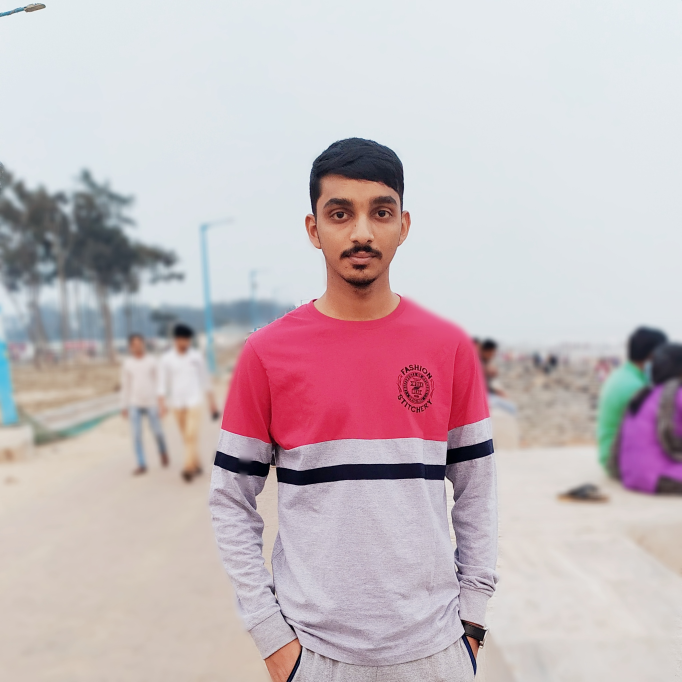
#> input picture Beginner Level Task/Task4/111.jpg, 2046 x 2046 px (shown at 1/3 size)
$ jupyter execute Task4_Pencil_sketch.ipynb
#> lines starting #> are read from the running program, lines starting #| are printed output that depends on the picture
#**Task 4**
##**Author:** Aniruddha Jana
##**Task description:**
We need to read the image in RBG format and then convert it to a grayscale image. This will turn an image into a classic black and white photo. Then the next thing to do is invert the grayscale image also called negative image, this will be our inverted grayscale image. Inversion can be used to enhance details. Then we can finally create the pencil sketch by mixing the grayscale image with the inverted blurry image. This can be done by dividing the grayscale image by the inverted blurry image. Since images are just arrays, we can easily do this programmatically using the divide function from the cv2 library in Python.

###Importing Modules

[cell 1]
import cv2
from google.colab.patches import cv2_imshow

Reading Original image

[cell 2]
img = cv2.imread('111.jpg')
#> img is the input picture: shape (2046, 2046, 3); mean B, G, R 191.4, 186.9, 199.9

Reducing the size and Displaying Original image

[cell 3]
img = cv2.resize(img,None, fx=0.3, fy = 0.3)
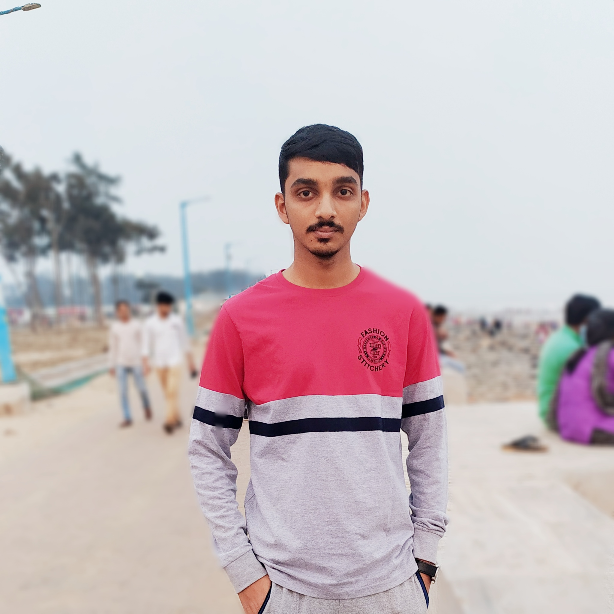
#> img: shape (614, 614, 3); mean B, G, R 191.4, 186.9, 199.9
cv2_imshow(img)

Converting from BGR to Grayscale image

[cell 4]
gray = cv2.cvtColor(img, cv2.COLOR_BGR2GRAY)
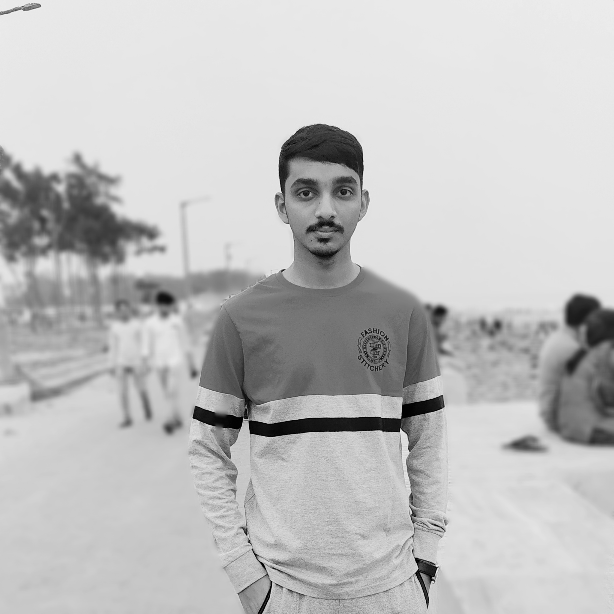
#> gray: shape (614, 614); min 0, max 241, mean 191.3
cv2_imshow(gray)

Converting to Inverse Grayscale image

[cell 5]
inv_img = cv2.bitwise_not(gray)
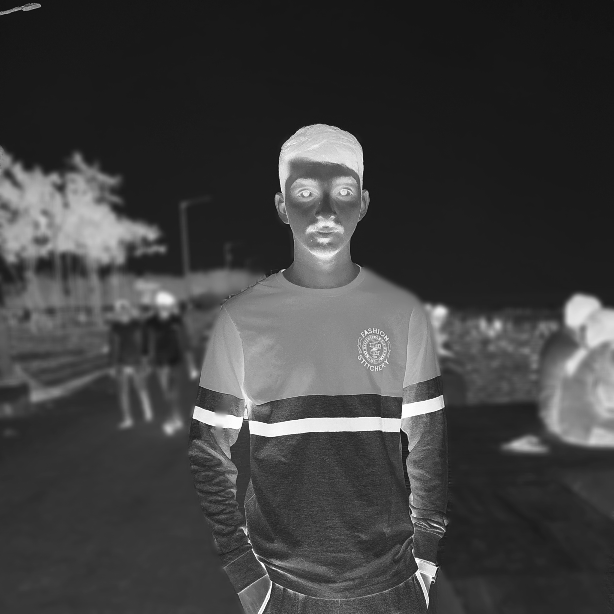
#> inv_img: shape (614, 614); min 14, max 255, mean 63.7
cv2_imshow(inv_img)

Adding Blur to the Inverse Grayscale image

[cell 6]
blurred_inv_img = cv2.GaussianBlur(inv_img, (21, 21), 0)
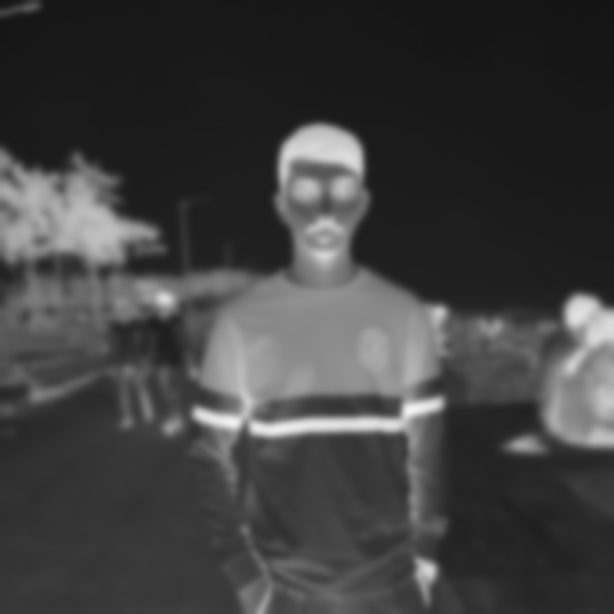
#> blurred_inv_img: shape (614, 614); min 20, max 244, mean 63.7
cv2_imshow(blurred_inv_img)

Converting to Blurred Grayscale image

[cell 7]
blurred_gray_img = cv2.bitwise_not(blurred_inv_img)
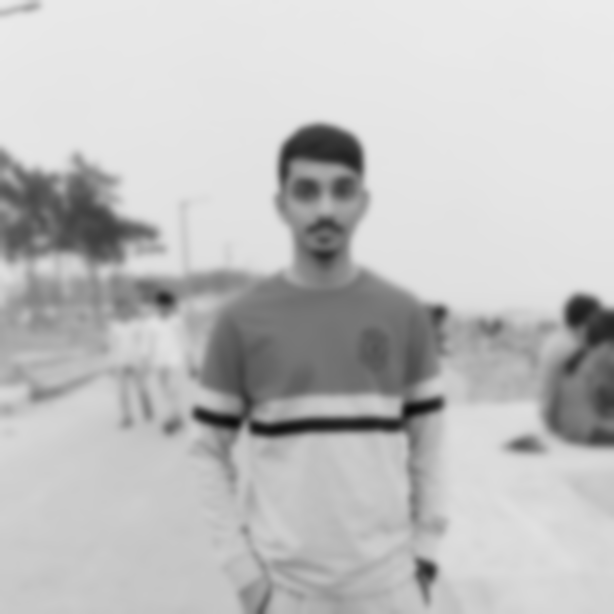
#> blurred_gray_img: shape (614, 614); min 11, max 235, mean 191.3
cv2_imshow(blurred_gray_img)

Final Output: Pencil Sketch

[cell 8]
pencil_sketch = cv2.divide(gray, blurred_gray_img, scale=256.0)
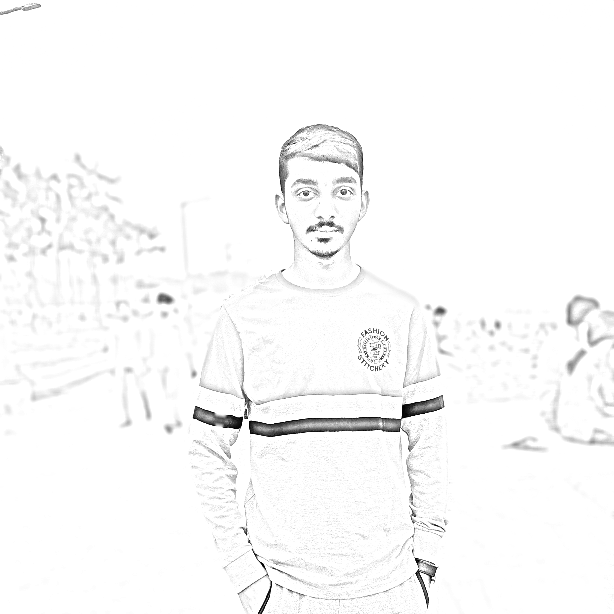
#> pencil_sketch: shape (614, 614); min 0, max 255, mean 249.8
cv2_imshow(pencil_sketch)
